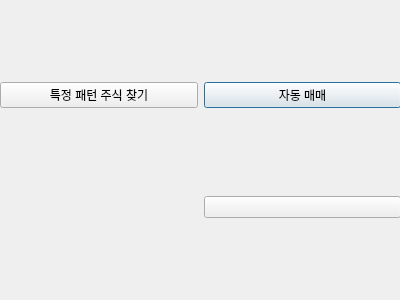
<?xml version="1.0" encoding="UTF-8"?>
<ui version="4.0">
 <class>Dialog</class>
 <widget class="QDialog" name="Dialog">
  <property name="geometry">
   <rect>
    <x>0</x>
    <y>0</y>
    <width>400</width>
    <height>300</height>
   </rect>
  </property>
  <property name="windowTitle">
   <string>Dialog</string>
  </property>
  <widget class="QWidget" name="gridLayoutWidget">
   <property name="geometry">
    <rect>
     <x>0</x>
     <y>0</y>
     <width>401</width>
     <height>301</height>
    </rect>
   </property>
   <layout class="QGridLayout" name="gridLayout">
    <item row="0" column="1">
     <widget class="QPushButton" name="auto_trade_btn">
      <property name="text">
       <string>자동 매매</string>
      </property>
     </widget>
    </item>
    <item row="0" column="0">
     <widget class="QPushButton" name="find_patterned_stock_btn">
      <property name="text">
       <string>특정 패턴 주식 찾기</string>
      </property>
     </widget>
    </item>
    <item row="1" column="1">
     <widget class="QPushButton" name="pushButton_3">
      <property name="text">
       <string/>
      </property>
     </widget>
    </item>
   </layout>
  </widget>
 </widget>
 <resources/>
 <connections/>
</ui>
